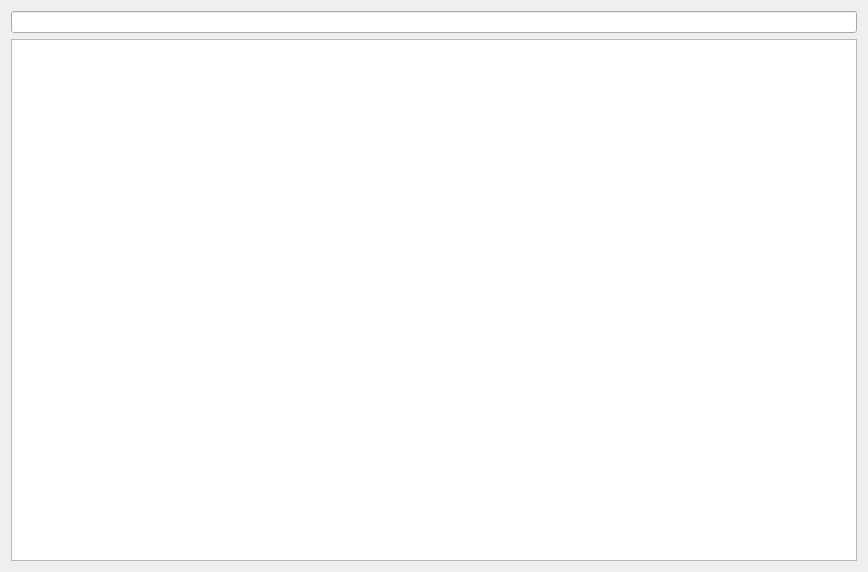
<ui version="4.0" >
 <class>LeoQuickSearchWidget</class>
 <widget class="QWidget" name="LeoQuickSearchWidget" >
  <property name="geometry" >
   <rect>
    <x>0</x>
    <y>0</y>
    <width>868</width>
    <height>572</height>
   </rect>
  </property>
  <property name="windowTitle" >
   <string>Form</string>
  </property>
  <layout class="QVBoxLayout" name="verticalLayout_2" >
   <item>
    <layout class="QVBoxLayout" name="verticalLayout" >
     <item>
      <widget class="QLineEdit" name="lineEdit" />
     </item>
     <item>
      <widget class="QListWidget" name="listWidget" />
     </item>
    </layout>
   </item>
  </layout>
 </widget>
 <resources/>
 <connections/>
</ui>
